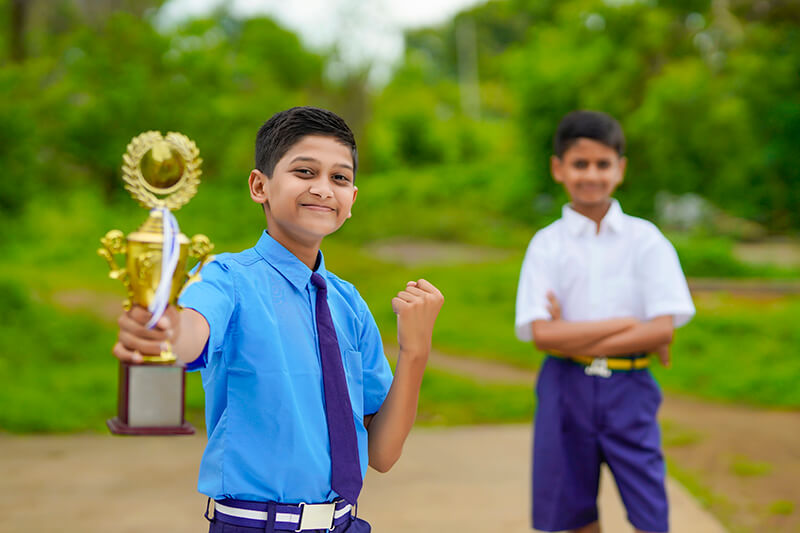
#> input picture Digital Image Processing/lab_image.jpg, 800 x 533 px
$ python '09. image erosion,dilation,opening and closing.py'
#> lines starting #> are read from the running program, lines starting #| are printed output that depends on the picture
import cv2
import numpy as np
import matplotlib.pyplot as plt

# Load the original color image
color_image = cv2.imread('lab_image.jpg')
#> color_image is the input picture: shape (533, 800, 3); mean B, G, R 72.1, 130.8, 113.7

# Convert the color image to grayscale
image = cv2.cvtColor(color_image, cv2.COLOR_BGR2GRAY)
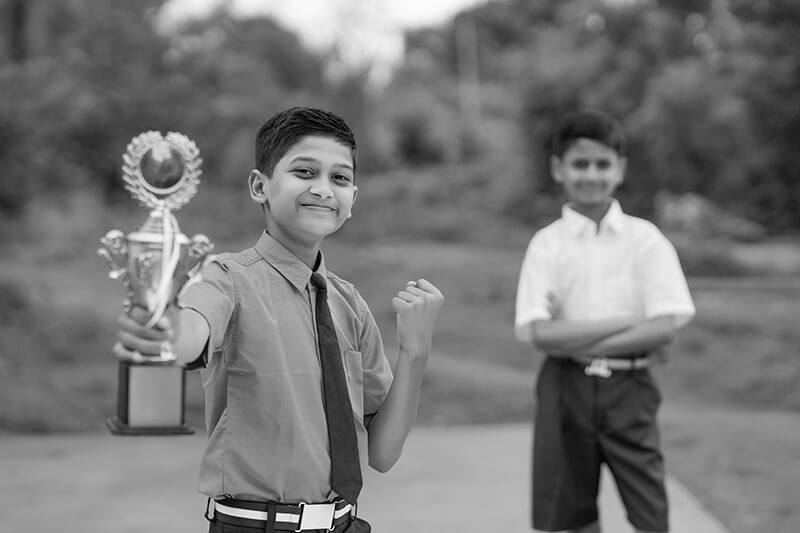
#> image: shape (533, 800); min 0, max 254, mean 119

# Define a 5x5 structuring element (kernel)
kernel = np.ones((5, 5), np.uint8)

# Apply erosion
eroded_image = cv2.erode(image, kernel, iterations=1)
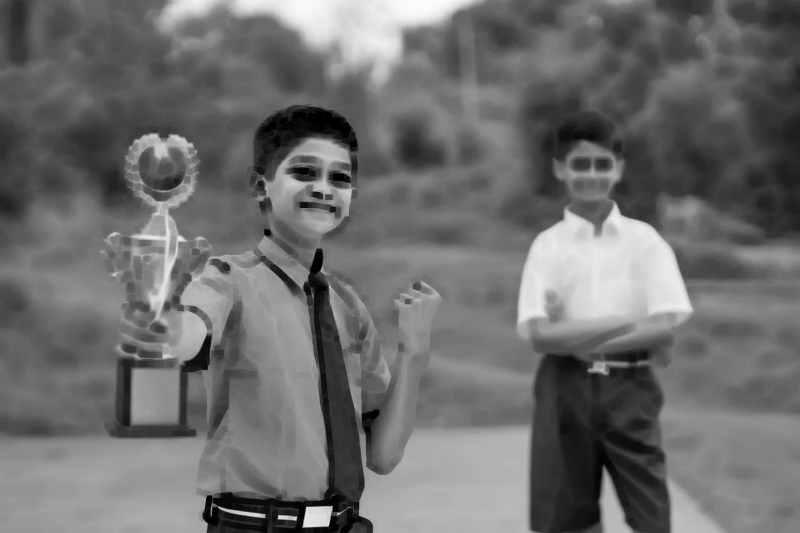
#> eroded_image: shape (533, 800); min 0, max 252, mean 109.6

# Apply dilation
dilated_image = cv2.dilate(image, kernel, iterations=1)
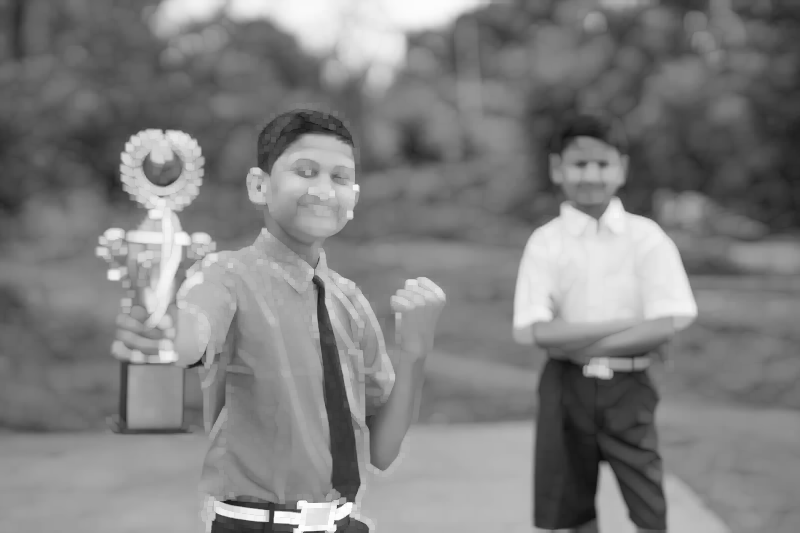
#> dilated_image: shape (533, 800); min 13, max 254, mean 127.9

# Apply opening (erosion followed by dilation)
opened_image = cv2.morphologyEx(image, cv2.MORPH_OPEN, kernel)

# Apply closing (dilation followed by erosion)
closed_image = cv2.morphologyEx(image, cv2.MORPH_CLOSE, kernel)

# Display the results
plt.figure(figsize=(15, 10))

plt.subplot(2, 3, 1)
plt.title("Original Color Image")
plt.imshow(cv2.cvtColor(color_image, cv2.COLOR_BGR2RGB))
plt.axis("off")

plt.subplot(2, 3, 2)
plt.title("Grayscale Image")
plt.imshow(image, cmap='gray')
plt.axis("off")

plt.subplot(2, 3, 3)
plt.title("Eroded Image")
plt.imshow(eroded_image, cmap='gray')
plt.axis("off")

plt.subplot(2, 3, 4)
plt.title("Dilated Image")
plt.imshow(dilated_image, cmap='gray')
plt.axis("off")

plt.subplot(2, 3, 5)
plt.title("Opened Image")
plt.imshow(opened_image, cmap='gray')
plt.axis("off")

plt.subplot(2, 3, 6)
plt.title("Closed Image")
plt.imshow(closed_image, cmap='gray')
plt.axis("off")

plt.show()
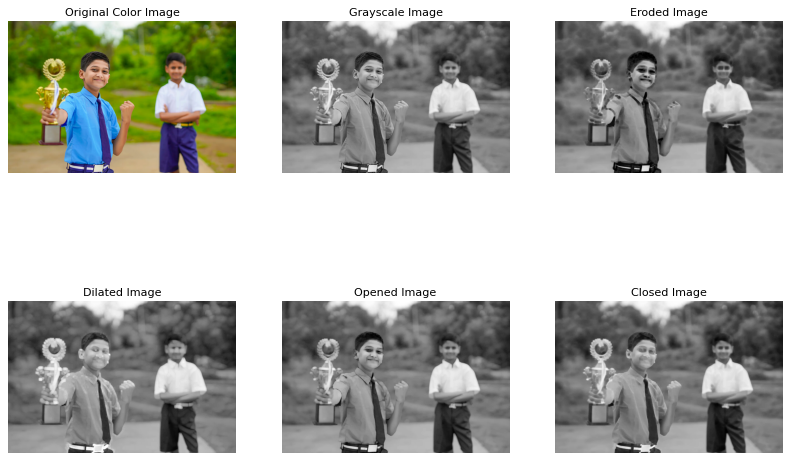
#> figure drawn by matplotlib, 6 panels

$ run again, with Digital Image Processing/image for lab.jpg copied over Digital Image Processing/lab_image.jpg
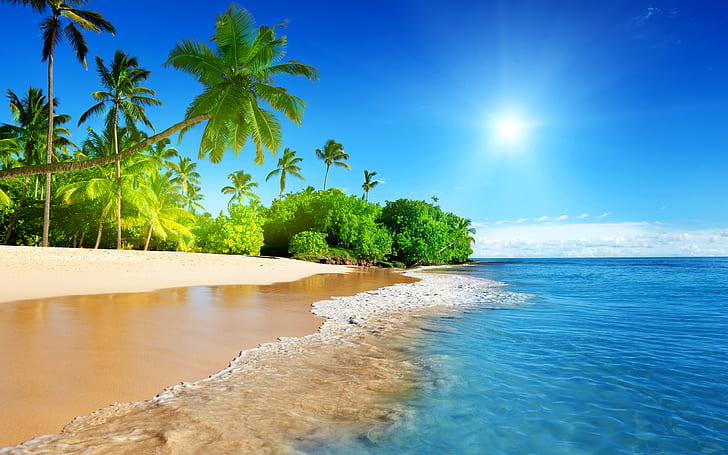
#> input picture Digital Image Processing/image for lab.jpg, 728 x 455 px
#> color_image is the input picture: shape (455, 728, 3); mean B, G, R 162.9, 150.3, 102.1
#> `opened_image = cv2.morphologyEx(image, cv2.MORPH_OPEN, kernel)`:
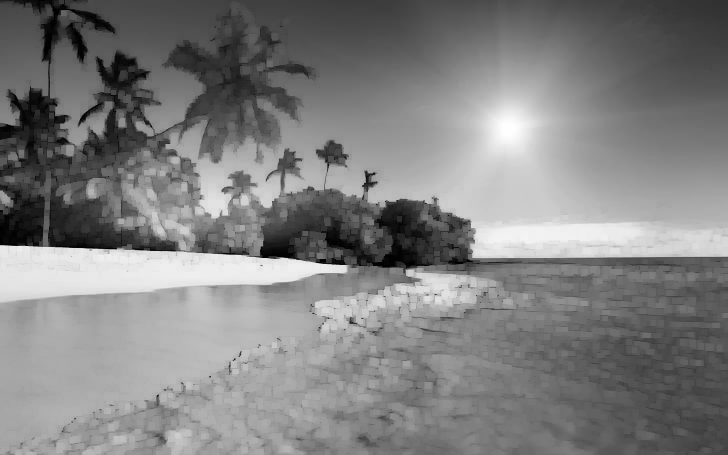
#> opened_image: shape (455, 728); min 0, max 254, mean 128.2
#> `closed_image = cv2.morphologyEx(image, cv2.MORPH_CLOSE, kernel)`:
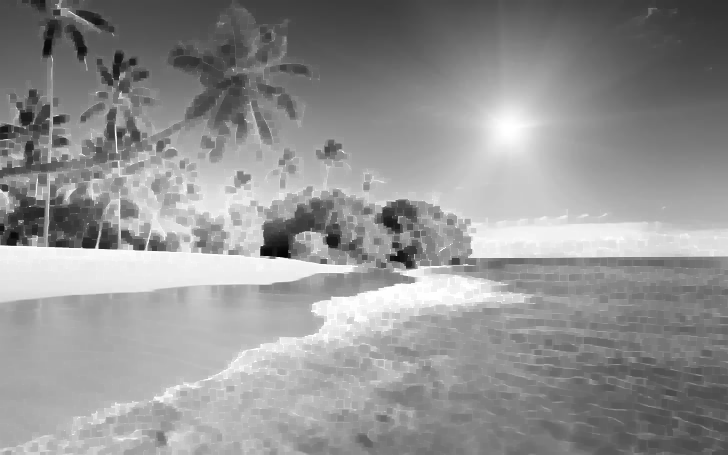
#> closed_image: shape (455, 728); min 5, max 255, mean 146.7
